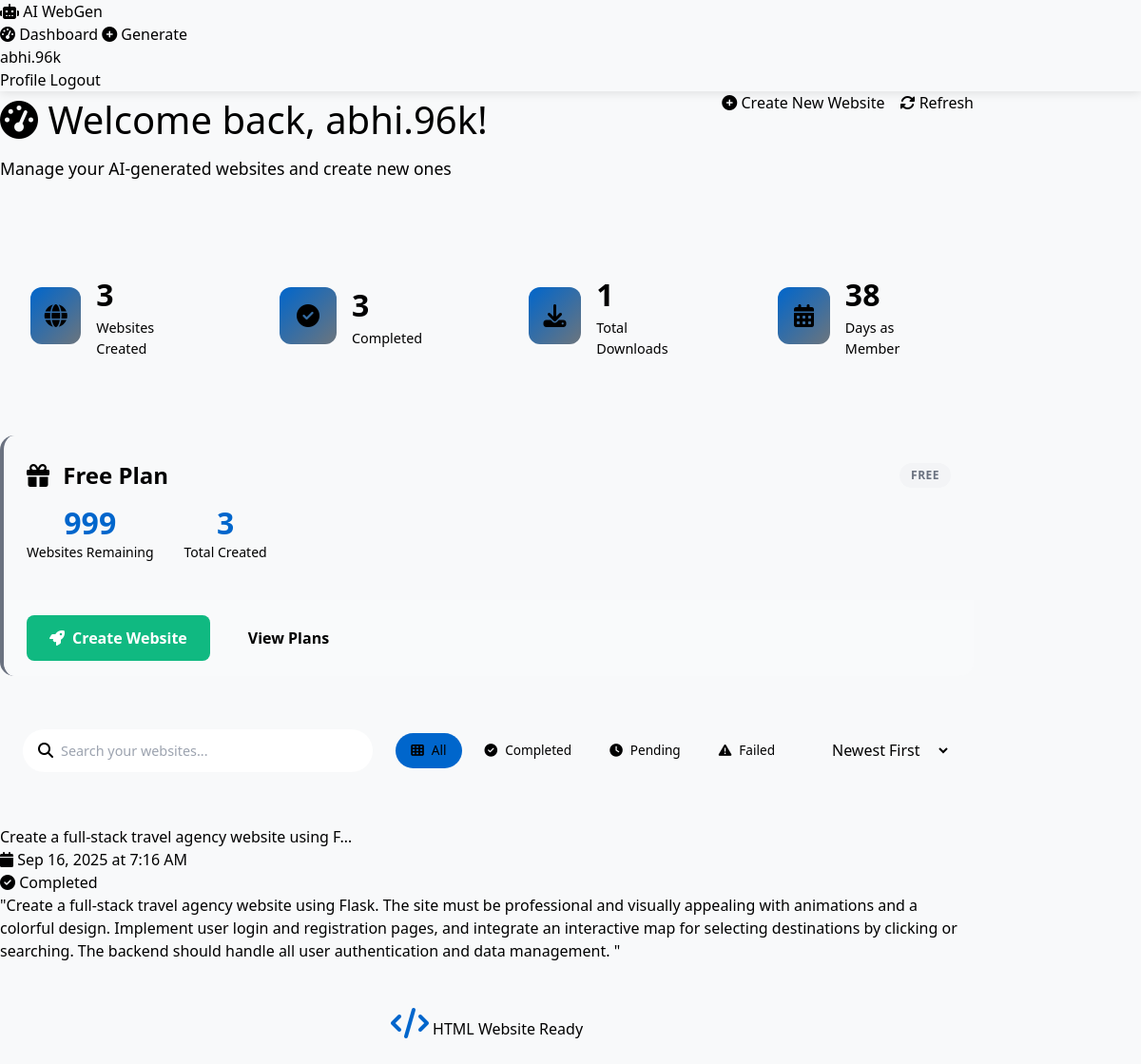
Page /dashboard/ (signed in, upper part) on the earlier database version.
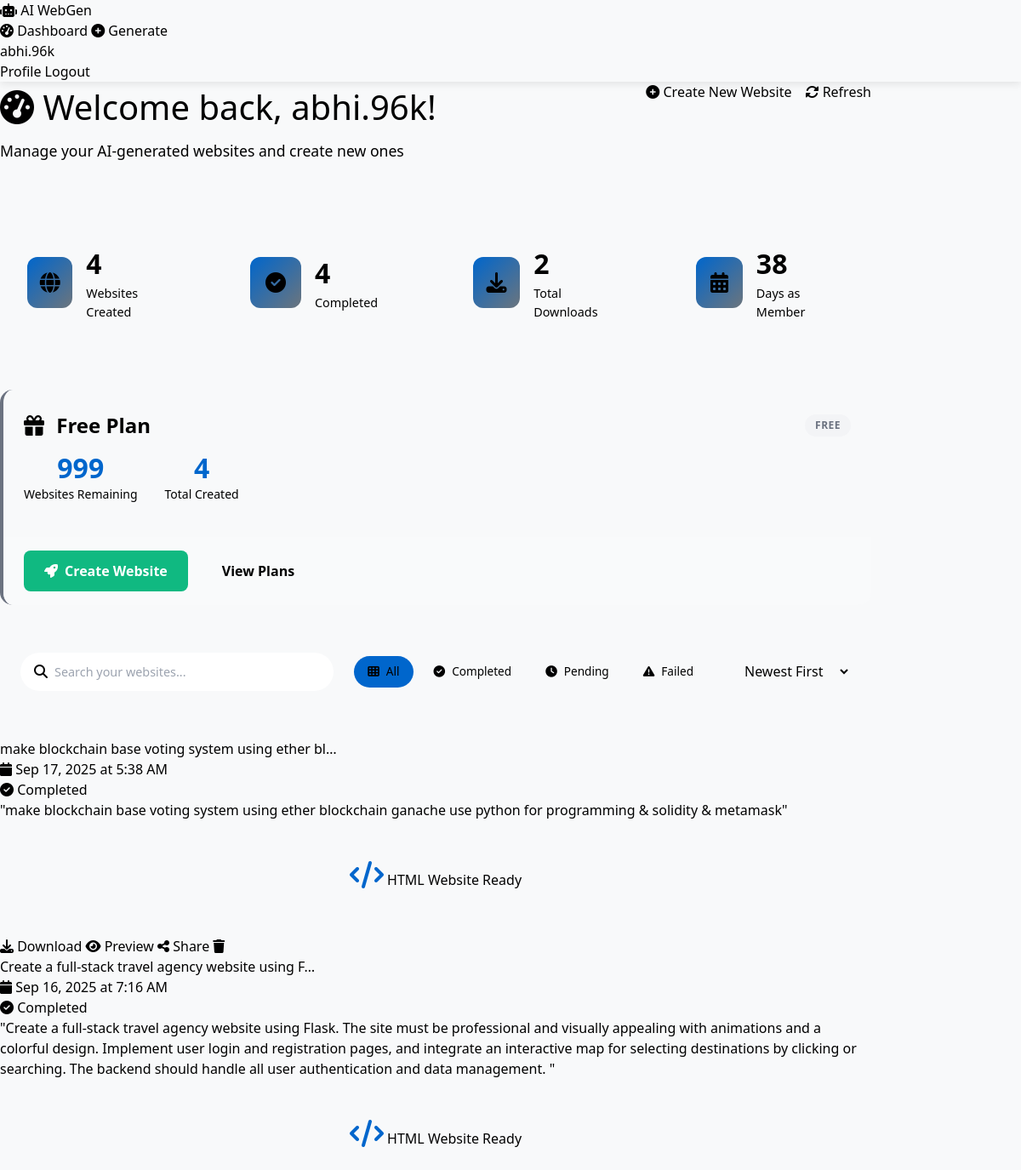
Same page on the later database version.
### generator/models.py (models this page shows, shortened)
class UserProfile(models.Model):
    user = models.OneToOneField(User, on_delete=models.CASCADE)
    websites_generated = models.IntegerField(default=0)
    free_websites_remaining = models.IntegerField(default=2)
    subscription_plan = models.CharField(
        max_length=20,
        choices=[
            ('free', 'Free Plan'),
            ('basic', 'Basic Plan'),
            ('premium', 'Premium Plan'),
            ('enterprise', 'Enterprise Plan'),
        ],
        default='free'
    )
    subscription_expires = models.DateTimeField(null=True, blank=True)
    stripe_customer_id = models.CharField(max_length=255, null=True, blank=True)
    email_verified = models.BooleanField(default=False)
    email_otp = models.CharField(max_length=6, null=True, blank=True)
    email_otp_created_at = models.DateTimeField(null=True, blank=True)
    email_otp_attempts = models.IntegerField(default=0)
    phone_number = models.CharField(max_length=15, null=True, blank=True, help_text="Phone verification - Coming Soon!")
    phone_verified = models.BooleanField(default=False)
    phone_otp = models.CharField(max_length=6, null=True, blank=True)
    phone_otp_created_at = models.DateTimeField(null=True, blank=True)
    phone_otp_attempts = models.IntegerField(default=0)
    created_at = models.DateTimeField(auto_now_add=True)
    updated_at = models.DateTimeField(auto_now=True)
    def can_generate_website(self):
        if self.subscription_plan != 'free':
            if self.subscription_expires and self.subscription_expires > timezone.now():
                return True
            if self.subscription_expires and self.subscription_expires <= timezone.now():
                self.subscription_plan = 'free'
                self.save()
        return self.free_websites_remaining > 0
    def get_remaining_websites(self):
        if self.subscription_plan == 'free':
            return self.free_websites_remaining
        elif self.subscription_plan == 'basic':
            return 10  # Basic plan: 10 websites per month
        elif self.subscription_plan == 'premium':
            return 50  # Premium plan: 50 websites per month
        elif self.subscription_plan == 'enterprise':
            return 999  # Enterprise: virtually unlimited
        return 0

class GeneratedSite(models.Model):
    user = models.ForeignKey(User, on_delete=models.CASCADE, null=True, blank=True)
    prompt = models.TextField()
    created_at = models.DateTimeField(auto_now_add=True)
    status = models.CharField(
        max_length=20,
        choices=[("pending", "Pending"), ("completed", "Completed"), ("failed", "Failed")],
        default="pending"
    )
    generated_file = models.FileField(upload_to="sites/", null=True, blank=True)  # zip file of generated website
    generated_code = models.TextField(null=True, blank=True)  # HTML code
    is_premium = models.BooleanField(default=False)  # Track if this was a premium generation
    generation_time = models.FloatField(null=True, blank=True)  # Time taken to generate
    downloads_count = models.IntegerField(default=0)  # Track download count
    class Meta:
        ordering = ['-created_at']

### generator/views.py (the view)
# urls.py: path('dashboard/', views.dashboard, name='dashboard'),
@login_required
def dashboard(request):
    profile, created = UserProfile.objects.get_or_create(user=request.user)
    sites_list = GeneratedSite.objects.filter(user=request.user)
    status_filter = request.GET.get('status')
    if status_filter and status_filter != 'all':
        sites_list = sites_list.filter(status=status_filter)
    search_query = request.GET.get('search')
    if search_query:
        sites_list = sites_list.filter(
            Q(prompt__icontains=search_query)
        )
    paginator = Paginator(sites_list, 12)  # 12 sites per page
    page_number = request.GET.get('page')
    sites = paginator.get_page(page_number)
    total_sites = sites_list.count()
    completed_sites = sites_list.filter(status='completed').count()
    total_downloads = sites_list.aggregate(
        downloads=Sum('downloads_count')
    )['downloads'] or 0
    days_since_joined = (timezone.now() - request.user.date_joined).days
    context = {
        'profile': profile,
        'sites': sites,
        'total_sites': total_sites,
        'completed_sites': completed_sites,
        'total_downloads': total_downloads,
        'days_since_joined': days_since_joined,
        'remaining_websites': profile.get_remaining_websites(),
        'can_generate': profile.can_generate_website(),
        'now': timezone.now(),
    }
    return render(request, 'generator/dashboard.html', context)

### templates/generator/dashboard.html (shortened to what the changed rows need)
{% extends 'base.html' %}
{% block content %}
<div class="dashboard">
    <div class="container">
        <div class="dashboard-header">
            <div class="welcome-section">
                <h1><i class="fas fa-tachometer-alt"></i> Welcome back, {{ user.first_name|default:user.username }}!
                </h1>
            </div>
        </div>
        <div class="stats-grid">
            <div class="stat-card">
                <div class="stat-content">
                    <h3>{{ total_sites }}</h3>
                    <p>Websites Created</p>
                </div>
            </div>
            <div class="stat-card">
                <div class="stat-content">
                    <h3>{{ completed_sites }}</h3>
                    <p>Completed</p>
                </div>
            </div>
            <div class="stat-card">
                <div class="stat-content">
                    <h3>{{ total_downloads }}</h3>
                    <p>Total Downloads</p>
                </div>
            </div>
        </div>
        <div class="subscription-section">
            {% if profile.subscription_plan == 'free' %}
            <div class="subscription-card free-plan">
                <div class="subscription-info">
                    <div class="subscription-header">
                        <h3><i class="fas fa-gift"></i> Free Plan</h3>
                        <span class="plan-badge free">FREE</span>
                    </div>
                    <div class="subscription-details">
                        <div class="usage-info">
                            <div class="usage-item">
                                <span class="usage-number">{{ remaining_websites }}</span>
                                <span class="usage-label">Websites Remaining</span>
                            </div>
                            <div class="usage-item">
                                <span class="usage-number">{{ profile.websites_generated }}</span>
                                <span class="usage-label">Total Created</span>
                            </div>
                        </div>
                    </div>
                </div>
                <div class="subscription-actions">
                    {% if remaining_websites > 0 %}
                    <a href="{% url 'generator:generate' %}" class="btn-success">
                        <i class="fas fa-rocket"></i> Create Website
                    </a>
                    {% else %}
                    <a href="{% url 'generator:pricing' %}" class="btn-primary">
                        <i class="fas fa-arrow-up"></i> Upgrade Now
                    </a>
                    {% endif %}
                    <a href="{% url 'generator:pricing' %}" class="btn-outline">View Plans</a>
                </div>
            </div>
            {% endif %}
        </div>
        {% if sites %}
        <div class="websites-grid" id="websites-grid">
            {% for site in sites %}
            <div class="website-card" data-status="{{ site.status }}" data-prompt="{{ site.prompt|lower }}">
                <div class="card-header">
                    <div class="card-info">
                        <h3 class="card-title">
                            {{ site.prompt|truncatechars:50 }}
                        </h3>
                        <p class="card-date">
                            <i class="fas fa-calendar"></i>
                            {{ site.created_at|date:"M d, Y \a\t g:i A" }}
                        </p>
                    </div>
                    <span class="card-status status-{{ site.status }}">
                        {% if site.status == 'completed' %}
                        <i class="fas fa-check-circle"></i>
                        {% elif site.status == 'pending' %}
                        <i class="fas fa-clock"></i>
                        {% else %}
                        <i class="fas fa-exclamation-triangle"></i>
                        {% endif %}
                        {{ site.status|title }}
                    </span>
                </div>
                <div class="card-prompt">
                    <p>"{{ site.prompt }}"</p>
                </div>
                {% if site.status == 'completed' %}
                <div class="card-preview">
                    <div class="preview-placeholder">
                        <i class="fas fa-code"></i>
                        <span>HTML Website Ready</span>
                    </div>
                </div>
                <div class="card-actions">
                    {% if site.generated_file %}
                    <a href="{{ site.generated_file.url }}" class="btn-small btn-primary download-btn"
                        data-tooltip="Download ZIP file">
                        <i class="fas fa-download"></i>
                        Download
                    </a>
                    {% endif %}
                    <button class="btn-small btn-outline preview-btn" data-site-id="{{ site.id }}"
                        data-tooltip="Preview website">
                        <i class="fas fa-eye"></i>
                        Preview
                    </button>
                    <button class="btn-small btn-outline share-btn" data-site-id="{{ site.id }}"
                        data-tooltip="Share website">
                        <i class="fas fa-share-alt"></i>
                        Share
                    </button>
                    <button class="btn-small btn-outline delete-btn" data-site-id="{{ site.id }}"
                        data-tooltip="Delete website">
                        <i class="fas fa-trash"></i>
                    </button>
                </div>
                {% endif %}
            </div>
            {% endfor %}
        </div>
        {% endif %}
    </div>
</div>
{% endblock %}

Differences in the rows shown:
changed UserProfile: websites_generated "3" → "4"
added GeneratedSite: prompt "make blockchain base voting system using ether bl…", created_at "Sep 17, 2025 at 5:38 AM", status "Completed", prompt "make blockchain base voting system using ether blockchain ganache use python for programming & solidity & metamask"
Other differences:
{{ total_sites }}: "3" → "4"
{{ completed_sites }}: "3" → "4"
{{ total_downloads }}: "1" → "2"
